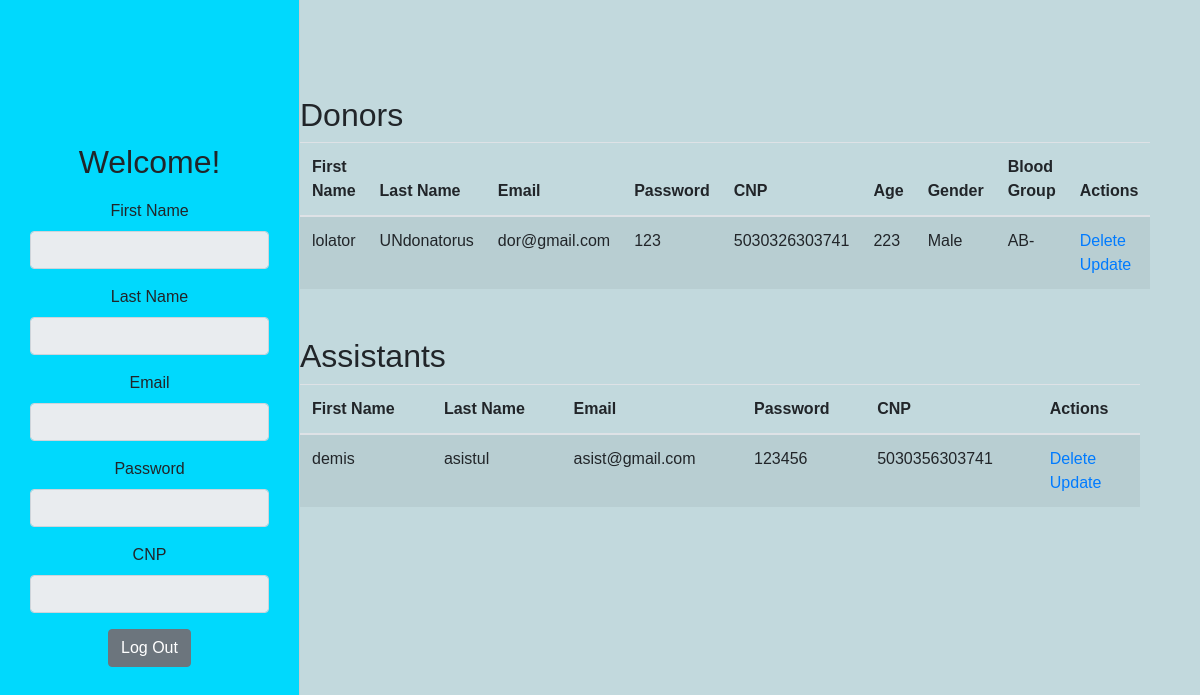
Before: /admin_dashboard with the older database file.
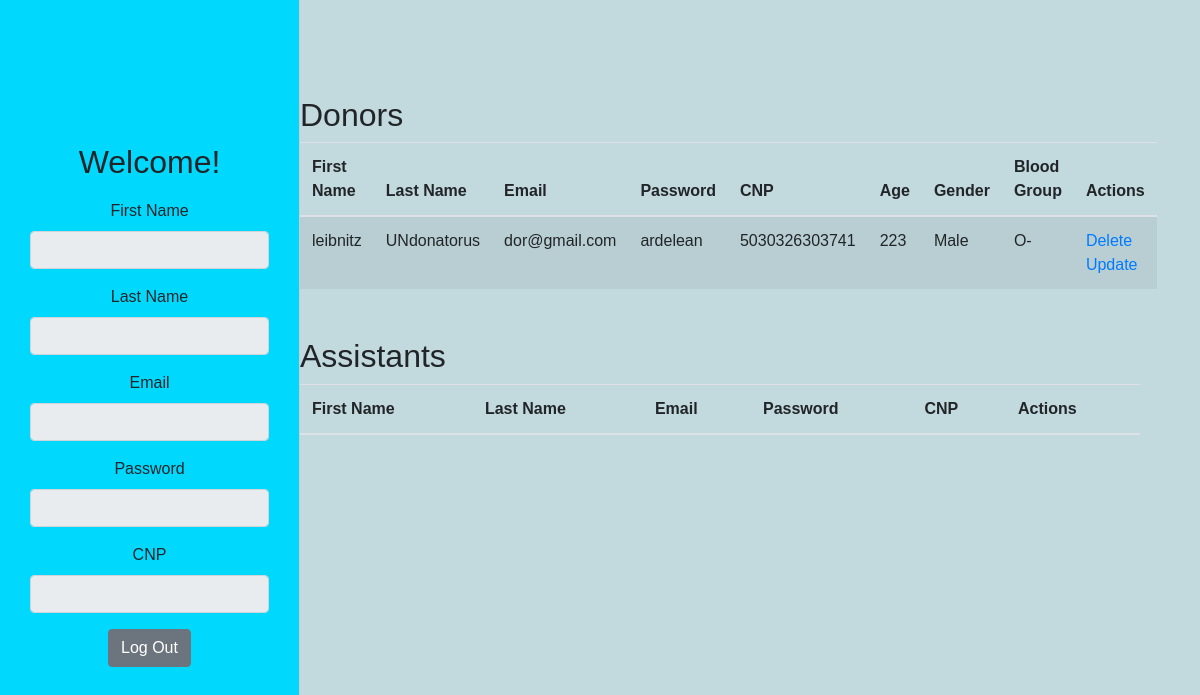
After: the same page with the newer database file.
### models/donor.py (models this page shows, shortened)
class Donor(db.Model):
    __tablename__ = 'Donor'
    DonorID = db.Column(db.Integer, primary_key=True, autoincrement=True)
    UserID = db.Column(db.Integer, db.ForeignKey('User.UserID'), nullable=False)
    BloodGroup = db.Column(db.String, nullable=False)
    Age = db.Column(db.String, nullable=False)
    Gender = db.Column(db.String, nullable=False)
    user = db.relationship('User', backref='donor', uselist=False)

### models/user.py (models this page shows, shortened)
class User(db.Model):
    __tablename__ = 'User'
    UserID = db.Column(db.Integer, primary_key=True, autoincrement=True)
    Role = db.Column(db.String, nullable=False)
    FirstName = db.Column(db.String, nullable=False)
    LastName = db.Column(db.String, nullable=False)
    Email = db.Column(db.String, unique=True, nullable=False)
    Password = db.Column(db.String, nullable=False)
    CNP = db.Column(db.String(13), unique=True, nullable=False)

### models/assistant.py (models this page shows, shortened)
class Assistant(db.Model):
    __tablename__ = 'Assistant'
    AssistantID = db.Column(db.Integer, primary_key=True, autoincrement=True)
    UserID = db.Column(db.Integer, db.ForeignKey('User.UserID'), nullable=False)
    user = db.relationship('User', backref='assistant', uselist=False)

### controllers/admin_controller.py (the view)
    @app.route('/admin_dashboard')
    def admin_dashboard():
        admin_id = session.get('user_id')
        admin = User.query.get(admin_id)
        donors = (
            db.session.query(
                Donor.DonorID,
                User.FirstName,
                User.LastName,
                User.Email,
                User.Password,
                User.CNP,
                Donor.Age,
                Donor.Gender,
                Donor.BloodGroup
            )
            .join(User, Donor.UserID == User.UserID)
            .all()
        )
        assistants = (
            db.session.query(
                Assistant.AssistantID,
                User.FirstName,
                User.LastName,
                User.Email,
                User.Password,
                User.CNP
            )
            .join(User, Assistant.UserID == User.UserID)
            .all()
        )
        users = User.query.all()
        activity_logs = ActivityLog.query.all()
        return render_template(
            'admin/admin_dashboard.html',
            admin=admin,
            users=users,
            activity_logs=activity_logs,
            donors=donors,
            assistants=assistants
        )

### templates/admin/admin_dashboard.html (shortened to what this page needs)
{% extends "dashboard_base.html" %}
{% block sidebar_title %}
    Welcome!
{% endblock %}
{% block sidebar_content %}
    <form method="POST" id="editForm">
    <div class="form-group">
        <label for="firstName">First Name</label>
        <input type="text" class="form-control" id="firstName" name="first_name" value="{{ admin.FirstName }}" readonly>
    </div>
    <div class="form-group">
        <label for="lastName">Last Name</label>
        <input type="text" class="form-control" id="lastName" name="last_name" value="{{ admin.LastName }}" readonly>
    </div>
    <div class="form-group">
        <label for="email">Email</label>
        <input type="email" class="form-control" id="email" name="email" value="{{ admin.Email }}" readonly>
    </div>
    <div class="form-group">
        <label for="password">Password</label>
        <input type="password" class="form-control" id="password" name="password" value="{{ admin.Password }}" readonly>
    </div>
    <div class="form-group">
        <label for="cnp">CNP</label>
        <input type="text" class="form-control" id="cnp" name="cnp" value="{{ admin.CNP }}" readonly>
    </div>
        <a href="/logout" class="btn btn-secondary">Log Out</a>
    </form>
{% endblock %}
{% block main_content %}
    <div class="container mt-5" id="donorTable">
        <h2>Donors</h2>
        <table class="table table-striped">
            <thead>
                <tr>
                    <th>First Name</th>
                    <th>Last Name</th>
                    <th>Email</th>
                    <th>Password</th>
                    <th>CNP</th>
                    <th>Age</th>
                    <th>Gender</th>
                    <th>Blood Group</th>
                    <th>Actions</th>
                </tr>
            </thead>
            <tbody>
                {% for donor in donors %}
                <tr>
                    <td>{{ donor.FirstName }}</td>
                    <td>{{ donor.LastName }}</td>
                    <td>{{ donor.Email }}</td>
                    <td>{{ donor.Password }}</td>
                    <td>{{ donor.CNP }}</td>
                    <td>{{ donor.Age }}</td>
                    <td>{{ donor.Gender }}</td>
                    <td>{{ donor.BloodGroup }}</td>
                    <td>
                        <a href="/delete/donor/{{ donor.DonorID }}">Delete</a>
                        <br/>
                        <a href="/update/donor/{{ donor.DonorID }}">Update</a>
                    </td>
                </tr>
                {% endfor %}
            </tbody>
        </table>
    </div>
    <div class="container mt-5" id="assistantTable">
        <h2>Assistants</h2>
        <table class="table table-striped">
            <thead>
                <tr>
                    <th>First Name</th>
                    <th>Last Name</th>
                    <th>Email</th>
                    <th>Password</th>
                    <th>CNP</th>
                    <th>Actions</th>
                </tr>
            </thead>
            <tbody>
                {% for assistant in assistants %}
                <tr>
                    <td>{{ assistant.FirstName }}</td>
                    <td>{{ assistant.LastName }}</td>
                    <td>{{ assistant.Email }}</td>
                    <td>{{ assistant.Password }}</td>
                    <td>{{ assistant.CNP }}</td>
                    <td>
                        <a href="/delete/assistant/{{ assistant.AssistantID }} ">Delete</a>
                        <br/>
                        <a href="/update/assistant/{{ assistant.AssistantID }}">Update</a>
                    </td>
                </tr>
                {% endfor %}
            </tbody>
        </table>
    </div>
{% endblock %}

### templates/dashboard_base.html (shortened to what this page needs)
<!DOCTYPE html>
<html lang="en">
<head>
    <link rel="stylesheet" href="https://stackpath.bootstrapcdn.com/bootstrap/4.5.2/css/bootstrap.min.css">
    <link rel="stylesheet" href="/static/dashboard.css">
</head>
<body>
    <div class="container-fluid mt-5">
        <div class="row">
            <div class="col-md-3" id="sidebar">
                <h2>{% block sidebar_title %}User Profile{% endblock %}</h2>
                    <div class="sidebar-content">
                    {% block sidebar_content %}{% endblock %}
                    </div>
             </div>
            <div class="col-md-9">
                {% block main_content %}{% endblock %}
            </div>
        </div>
    </div>
</body>
</html>

### static/dashboard.css (style rules this page uses)
body { font-family: Arial, sans-serif; background-color: #c2d9dd }
h2 { margin-top: 20px; }
.table { margin-bottom: 0; }
.container-fluid { max-width: 1200px; margin: 0 auto; }
#sidebar { position: fixed; top: 0; left: 0; height: 100%; width: 300px; padding: 20px; background-color: #00d9fd; border-right: 1px solid #ccc; z-index: 100; display: flex; flex-direction: column; justify-content: center; align-items: center; }
.sidebar-content { width: 100%; padding: 10px; text-align: center; }
.container { margin-left: 270px; }

Changed rows visible on the page:
removed Assistant: FirstName "demis", LastName "asistul", Email "asist@gmail.com", Password "123456", CNP "5030356303741"
changed Donor "Male": FirstName "lolator" → "leibnitz"; Password "123" → "ardelean"; BloodGroup "AB-" → "O-"
